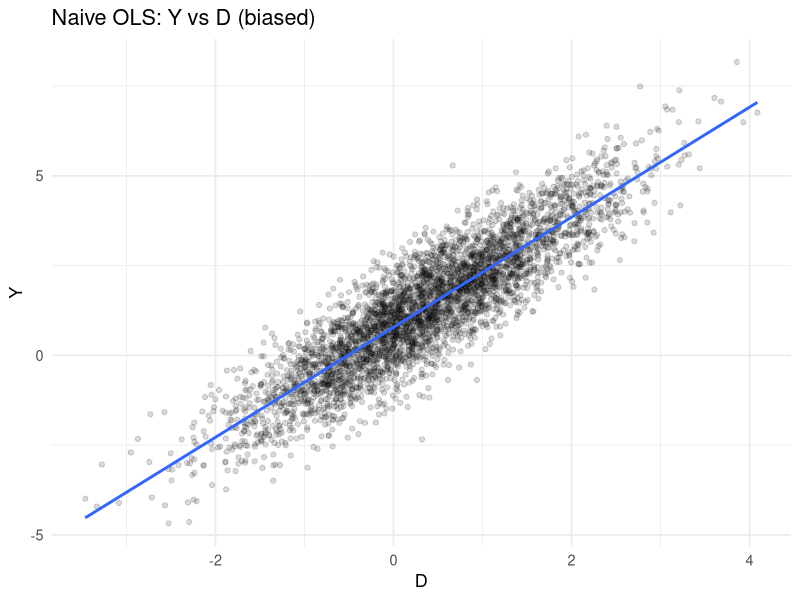
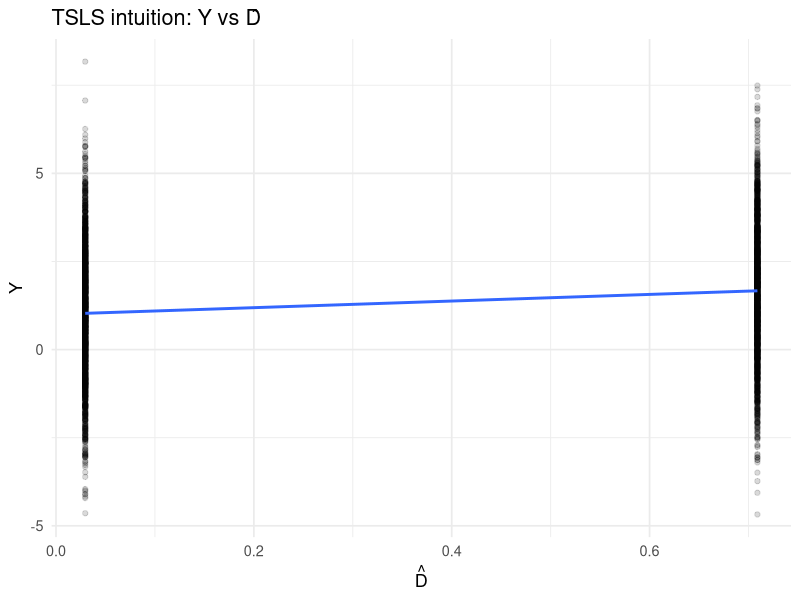
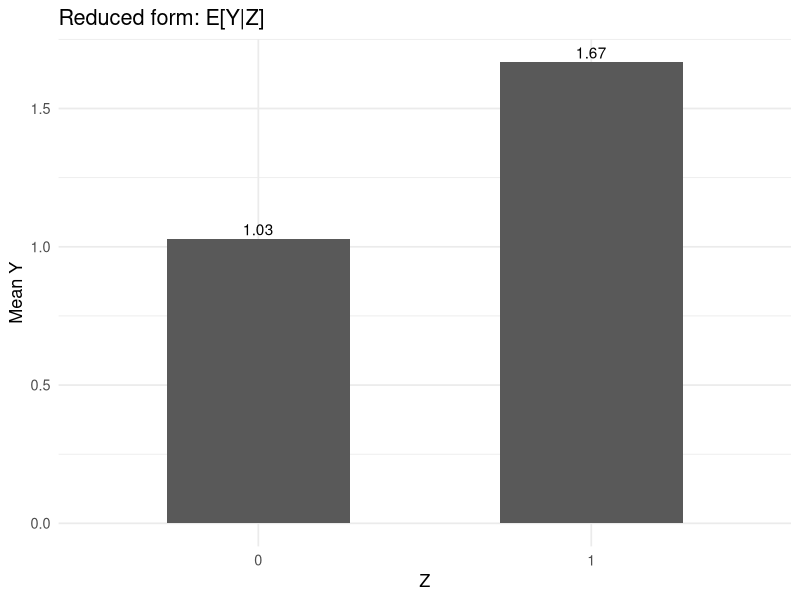
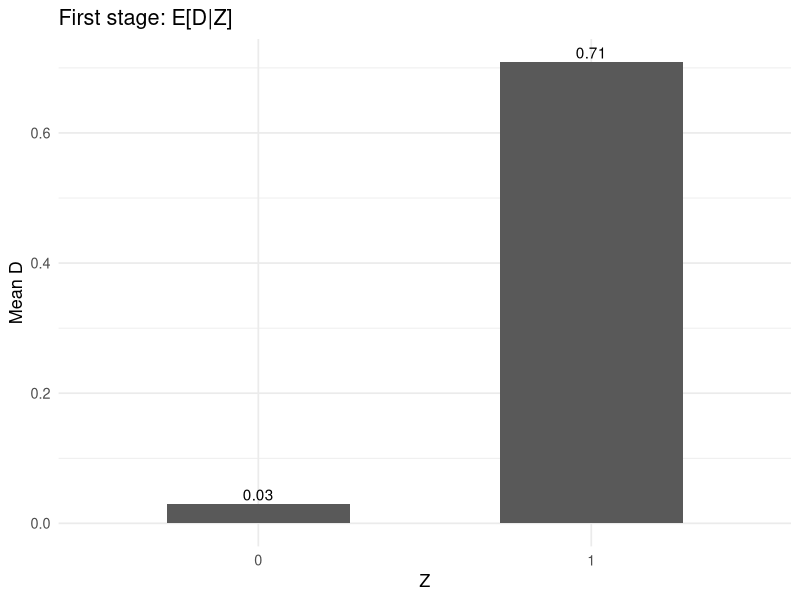
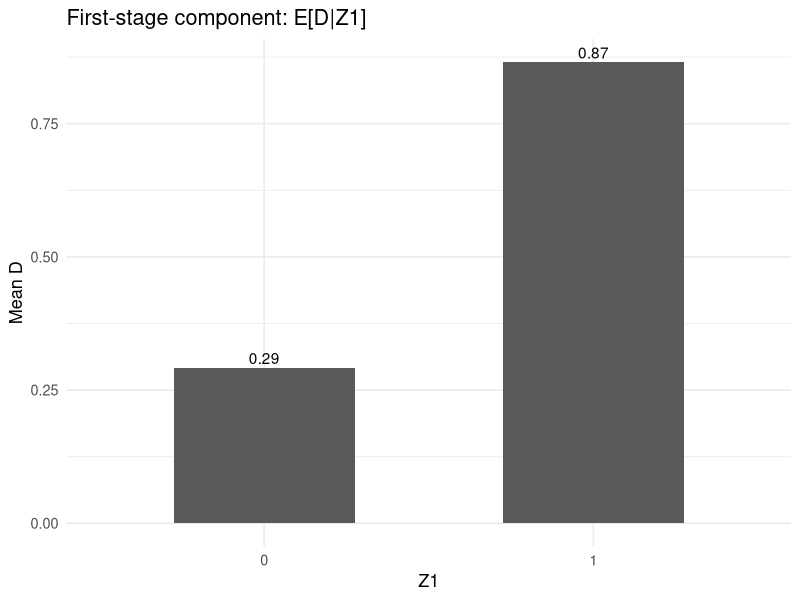
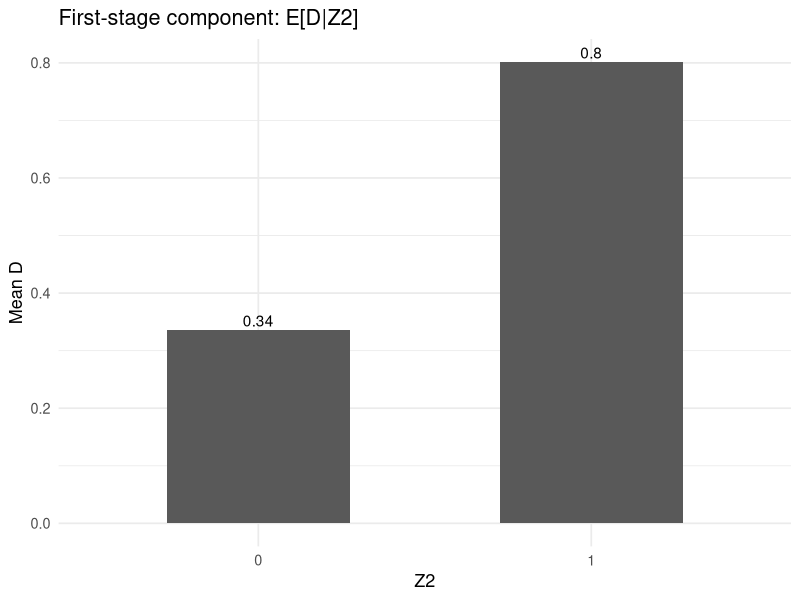
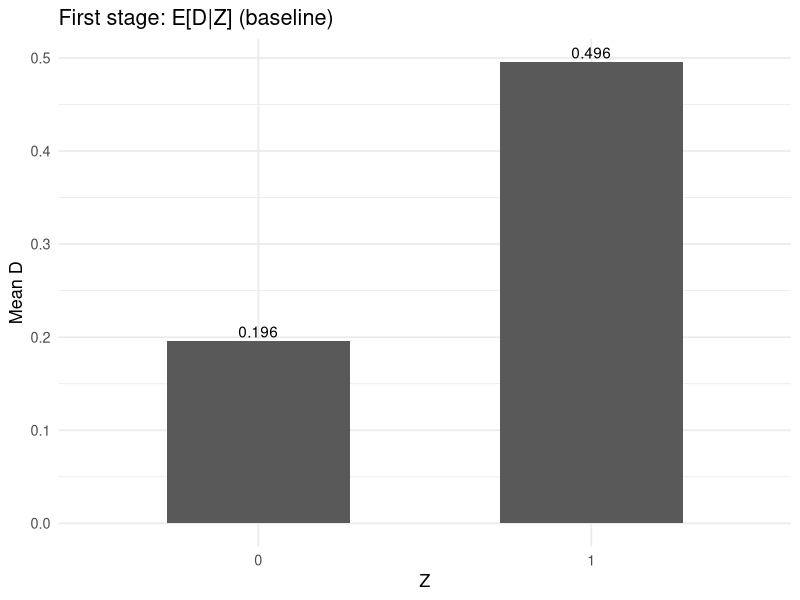
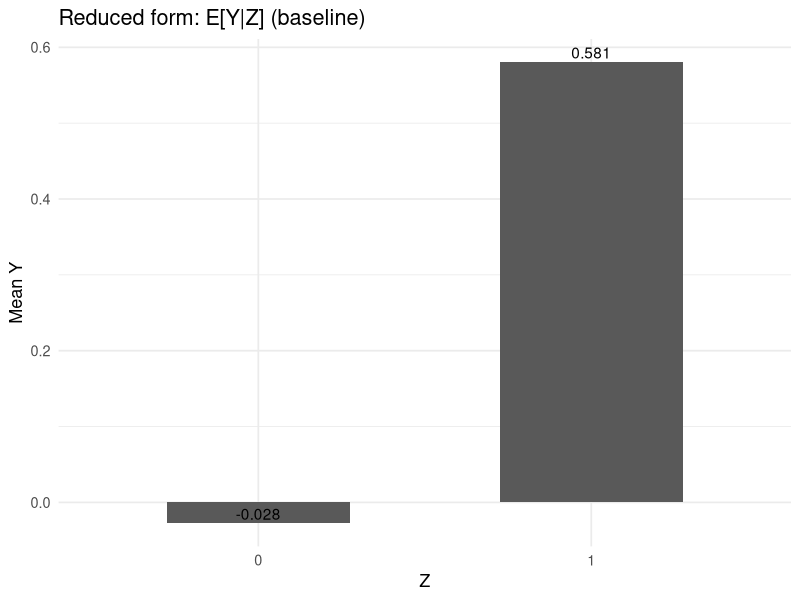

Generate these figures, in order, with R:
## ---- chunk 1
knitr::opts_chunk$set(fig.width=7, fig.height=4.6, dpi=120)
pkgs <- c("AER","MASS","sandwich","lmtest","ggplot2","dplyr","broom")
for (p in pkgs) if (!requireNamespace(p, quietly = TRUE)) {
  install.packages(p, repos = "https://cloud.r-project.org")
}
suppressPackageStartupMessages({
  library(AER)        # ivreg (2SLS)
  library(MASS)       # mvrnorm (simulation)
  library(sandwich)   # vcovHC for robust SEs
  library(lmtest)     # coeftest
  library(ggplot2)    # plots
  library(dplyr)      # data wrangling
  library(broom)      # tidy summaries
})
set.seed(1)
theme_set(theme_minimal(base_size = 13))
## ---- chunk 2
# Structural parameters
n  <- 5000
a1 <- 0; b1 <- -0.8; t1 <- 1.0  # demand: Qd = a1 + b1*P + t1*Zd + u1  (b1 < 0)
a2 <- 0; b2 <-  0.6; t2 <- 1.0  # supply: Qs = a2 + b2*P + t2*Zs + u2  (b2 > 0)

Zd <- rnorm(n)                  # demand shifter (e.g., income)
Zs <- rnorm(n)                  # supply shifter (e.g., cost)
u1 <- rnorm(n)                  # demand shock
u2 <- rnorm(n)                  # supply shock

# Market equilibrium: solve Qd = Qs for P, then compute Q (slides p. 8)
P <- (a2 - a1 + t2*Zs - t1*Zd + u2 - u1) / (b1 - b2)   # <-- endogenous in u1 & u2
Q <- a1 + b1*P + t1*Zd + u1                            # realized quantity at equilibrium

dat <- data.frame(Q, P, Zd, Zs, u1, u2)
## ---- chunk 3
c(cor_P_u1 = cor(dat$P, dat$u1),   # corr(P, demand shock)   <-- nonzero
  cor_P_u2 = cor(dat$P, dat$u2))   # corr(P, supply shock)   <-- nonzero
## ---- chunk 4
ols_demand_like <- lm(Q ~ P + Zd, data = dat)  # includes demand shifter
ols_supply_like <- lm(Q ~ P + Zs, data = dat)  # includes supply shifter
rbind(
  `True demand slope b1` = b1,
  `OLS slope on P in Q~P+Zd` = coef(ols_demand_like)["P"],
  `True supply slope  b2` = b2,
  `OLS slope on P in Q~P+Zs` = coef(ols_supply_like)["P"]
)
## ---- chunk 5
# Partial corr of P with demand error u1, given Zd
p_resid_d <- resid(lm(P ~ Zd, data = dat))
c(partial_cor_Pu1_given_Zd = cor(p_resid_d, dat$u1))    # <-- still nonzero

# Partial corr of P with supply error u2, given Zs
p_resid_s <- resid(lm(P ~ Zs, data = dat))
c(partial_cor_Pu2_given_Zs = cor(p_resid_s, dat$u2))    # <-- still nonzero
## ---- chunk 6
# Identify demand: instrument P with Zs, include Zd as a control (belongs in demand)
iv_demand <- ivreg(Q ~ P + Zd | Zs + Zd, data = dat)   # <-- key IV spec for demand
# Identify supply: instrument P with Zd, include Zs as a control (belongs in supply)
iv_supply <- ivreg(Q ~ P + Zs | Zd + Zs, data = dat)   # <-- key IV spec for supply

list(
  demand_true_b1 = b1,
  demand_IV_b1   = coef(summary(iv_demand))["P","Estimate"],
  supply_true_b2 = b2,
  supply_IV_b2   = coef(summary(iv_supply))["P","Estimate"]
)
## ---- chunk 7
summary(iv_demand, diagnostics = TRUE)
summary(iv_supply, diagnostics = TRUE)
## ---- chunk 8
set.seed(2)
n   <- 10000
A   <- rnorm(n)             # unobserved ability (drives D and Y)
Z   <- rbinom(n, 1, 0.5)    # instrument (e.g., proximity/scholarship)
nu  <- rnorm(n)             # choice shock
eps <- rnorm(n)             # wage shock

# College choice: D* = g0 + g1*Z + gA*A + nu; D = 1{D* > 0}
g0 <- -0.2; g1 <- 0.8; gA <- 1.0
Dstar <- g0 + g1*Z + gA*A + nu
D     <- as.numeric(Dstar > 0)

# Wage equation: Y = beta*D + tau*A + eps
beta <- 0.0   # set to zero to highlight pure selection bias
tau  <- 1.0
Y    <- beta*D + tau*A + eps
dd   <- data.frame(Y, D, A, Z)
## ---- chunk 9
cat("cor(D, A) =", round(cor(dd$D, dd$A), 3), "\n")   # <-- selection present
summary(lm(Y ~ D, data = dd))$coef                    # OLS (biased)
summary(lm(Y ~ D + A, data = dd))$coef["D",, drop=FALSE]  # OLS controlling for A (unbiased if A observed)
fit_iv <- ivreg(Y ~ D | Z, data = dd)                 # IV using Z for D
c(true_beta = beta, iv_beta = coef(summary(fit_iv))["D","Estimate"])
summary(fit_iv, diagnostics = TRUE)$diagnostics       # first stage, weak-IV checks
## ---- chunk 10
n <- 4000
rho <- 0.6
Sigma <- matrix(c(1, rho, rho, 1), 2, 2)
eu <- MASS::mvrnorm(n, mu = c(0,0), Sigma = Sigma)
eps <- eu[,1]; u <- eu[,2]
Z   <- rbinom(n, 1, 0.5)   # instrument
pi  <- 0.7                 # first-stage strength
beta_true <- 1.0
D <- pi*Z + u
Y <- 1 + beta_true*D + eps
dat_iv <- data.frame(Y,D,Z)
## ---- chunk 11
# Wald = Cov(Y,Z)/Cov(D,Z) = slope(Y~Z) / slope(D~Z)  <-- slides Eq. (8)–(9)
wald <- cov(dat_iv$Y, dat_iv$Z) / cov(dat_iv$D, dat_iv$Z)
rfY  <- lm(Y ~ Z, data = dat_iv)
rfD  <- lm(D ~ Z, data = dat_iv)
rf_ratio <- coef(rfY)["Z"] / coef(rfD)["Z"]            # reduced-form ratio
fit_iv <- ivreg(Y ~ D | Z, data = dat_iv)              # TSLS equals Wald here
rbind(true_beta = beta_true, wald, reduced_form_ratio = rf_ratio, iv_tsls = coef(fit_iv)["D"])
## ---- chunk 12
fs <- lm(D ~ Z, data = dat_iv); dat_iv$Dhat <- fitted(fs)  # <-- first stage
p1 <- ggplot(dat_iv, aes(D, Y)) +
  geom_point(alpha=.15) + geom_smooth(method="lm", se=FALSE) +
  labs(title="Naive OLS: Y vs D (biased)", x="D", y="Y")
p2 <- ggplot(dat_iv, aes(Dhat, Y)) +
  geom_point(alpha=.15) + geom_smooth(method="lm", se=FALSE) +
  labs(title="TSLS intuition: Y vs D̂", x=expression(hat(D)), y="Y")
p1; p2
## ---- chunk 13
means <- dat_iv %>% group_by(Z) %>% summarise(Ybar=mean(Y), Dbar=mean(D))
pY <- ggplot(means, aes(factor(Z), Ybar)) +
  geom_col(width=.55) + geom_text(aes(label=round(Ybar,2)), vjust=-0.3) +
  labs(title="Reduced form: E[Y|Z]", x="Z", y="Mean Y")
pD <- ggplot(means, aes(factor(Z), Dbar)) +
  geom_col(width=.55) + geom_text(aes(label=round(Dbar,2)), vjust=-0.3) +
  labs(title="First stage: E[D|Z]", x="Z", y="Mean D")
pY; pD
## ---- chunk 14
Z2 <- rbinom(n, 1, 0.5)
D2 <- 0.6*Z + 0.5*Z2 + u
Y2 <- 1 + beta_true*D2 + eps
dat2 <- data.frame(Y=Y2, D=D2, Z1=Z, Z2=Z2)
fit_over <- ivreg(Y ~ D | Z1 + Z2, data = dat2)
summary(fit_over)$coef["D",, drop=FALSE]
summary(fit_over, diagnostics = TRUE)$diagnostics   # <-- first-stage F, Wu–Hausman, Sargan (homo)
## ---- chunk 15
means_Z1 <- dat2 %>% group_by(Z1) %>% summarise(Dbar=mean(D))
means_Z2 <- dat2 %>% group_by(Z2) %>% summarise(Dbar=mean(D))
pZ1 <- ggplot(means_Z1, aes(factor(Z1), Dbar)) +
  geom_col(width=.55) + geom_text(aes(label=round(Dbar,2)), vjust=-0.3) +
  labs(title="First-stage component: E[D|Z1]", x="Z1", y="Mean D")
pZ2 <- ggplot(means_Z2, aes(factor(Z2), Dbar)) +
  geom_col(width=.55) + geom_text(aes(label=round(Dbar,2)), vjust=-0.3) +
  labs(title="First-stage component: E[D|Z2]", x="Z2", y="Mean D")
pZ1; pZ2
## ---- chunk 16
inv_logit <- function(x) 1/(1+exp(-x))

simulate_late <- function(n = 20000,
                          p_c = 0.3, p_a = 0.2, p_n = NULL, p_d = 0.0,
                          tau_c = 2.0, tau_a = 0.0, tau_n = 0.0,
                          tau_sd = 0.4,           # heterogeneity around means
                          exclusion = 0.0,        # direct Z->Y effect (violates exclusion if != 0)
                          exog_k = 0.0,           # if > 0, Z depends on ability (violates exogeneity)
                          alpha_A = 1.0,          # ability effect on Y0
                          seed = 11) {
  if (is.null(p_n)) p_n <- 1 - p_c - p_a - p_d      # <-- auto-balance shares
  if (any(c(p_c, p_a, p_n, p_d) < 0)) stop("Strata shares must be nonnegative.")
  if (abs(p_c + p_a + p_n + p_d - 1) > 1e-8) stop("Strata shares must sum to 1.")
  set.seed(seed)

  A <- rnorm(n)                                     # latent trait
  # Instrument Z: exogenous if exog_k == 0; else P(Z=1) increases with A
  if (exog_k == 0) {
    Z <- rbinom(n, 1, 0.5)
  } else {
    pz <- inv_logit(exog_k * A)                     # <-- exogeneity violation knob
    Z  <- rbinom(n, 1, pz)
  }

  G <- sample(c("C","A","N","D"), size=n, replace=TRUE, prob=c(p_c, p_a, p_n, p_d))
  D0 <- as.numeric(G %in% c("A","D"))
  D1 <- as.numeric(G %in% c("A","C"))
  D  <- ifelse(Z==1, D1, D0)                        # realized treatment

  U  <- rnorm(n)
  Y0 <- alpha_A * A + U
  tau_bar <- ifelse(G=="C", tau_c, ifelse(G=="A", tau_a, tau_n))
  tau_i <- tau_bar + rnorm(n, 0, tau_sd)
  Y1 <- Y0 + tau_i

  Y  <- ifelse(D==1, Y1, Y0) + exclusion * Z        # <-- exclusion violation knob

  data.frame(Y, D, Z, G, Y0, Y1, tau_i, D0, D1, A,
             p_c=p_c, p_a=p_a, p_n=p_n, p_d=p_d, exclusion=exclusion, exog_k=exog_k)
}

summarise_late <- function(dat) {
  ITT_y <- with(dat, mean(Y[Z==1]) - mean(Y[Z==0]))
  ITT_d <- with(dat, mean(D[Z==1]) - mean(D[Z==0]))
  Wald  <- ITT_y / ITT_d                                 # <-- LATE under assumptions
  True_CATE <- with(dat, mean(Y1[G=="C"] - Y0[G=="C"]))
  fit_iv <- ivreg(Y ~ D | Z, data = dat)
  fs     <- lm(D ~ Z, data = dat)
  F1     <- tryCatch(summary(fs)$fstatistic[1], error=function(e) NA_real_)
  data.frame(ITT_y=ITT_y, ITT_d=ITT_d, Wald=Wald,
             True_Complier_ATE=True_CATE,
             IV_beta=coef(fit_iv)["D"],
             IV_se_HC1=sqrt(diag(vcovHC(fit_iv, type="HC1"))["D"]),
             FirstStage_F=as.numeric(F1))
}

plot_stage <- function(dat, title_suffix="") {
  means <- dat %>% group_by(Z) %>% summarise(Dbar=mean(D), Ybar=mean(Y))
  pD <- ggplot(means, aes(factor(Z), Dbar)) +
    geom_col(width=.55) + geom_text(aes(label=sprintf("%.3f", Dbar)), vjust=-0.3) +
    labs(title=paste0("First stage: E[D|Z] ", title_suffix), x="Z", y="Mean D")
  pY <- ggplot(means, aes(factor(Z), Ybar)) +
    geom_col(width=.55) + geom_text(aes(label=sprintf("%.3f", Ybar)), vjust=-0.3) +
    labs(title=paste0("Reduced form: E[Y|Z] ", title_suffix), x="Z", y="Mean Y")
  list(pD=pD, pY=pY)
}

plot_tau <- function(dat, title="Complier treatment effects (τ)") {
  cate <- with(dat, mean(Y1[G=="C"] - Y0[G=="C"]))     # dashed line
  ITTy <- with(dat, mean(Y[Z==1]) - mean(Y[Z==0]))
  ITTd <- with(dat, mean(D[Z==1]) - mean(D[Z==0]))
  ggplot(dat %>% filter(G=="C"), aes(tau_i)) +
    geom_histogram(bins=30) +
    geom_vline(xintercept=cate, linetype=2) +
    geom_vline(xintercept=ITTy/ITTd, linetype=3) +
    labs(title=title, subtitle="Dashed = true complier ATE; dotted = Wald ratio",
         x=expression(tau[i]), y="Count")
}
## ---- chunk 17
dat0 <- simulate_late(p_d=0, exclusion=0, exog_k=0, seed=10)
summarise_late(dat0)
plot_stage(dat0, "(baseline)")
plot_tau(dat0)
## ---- chunk 18
dat_rel <- simulate_late(p_c=0.02, p_d=0, exclusion=0, exog_k=0, seed=12)  # very few compliers
summarise_late(dat_rel)   # FirstStage_F falls; Wald unstable (denominator ≈ 0)
plot_stage(dat_rel, "(weak instrument)")
## ---- chunk 19
dat_exc <- simulate_late(p_d=0, exclusion=0.4, exog_k=0, seed=13)          # add direct channel
summarise_late(dat_exc)   # Wald/IV depart from True_Complier_ATE
plot_stage(dat_exc, "(exclusion violated)")
## ---- chunk 20
dat_exo <- simulate_late(p_d=0, exclusion=0, exog_k=1.0, alpha_A=1.0, seed=14)  # Z depends on A
summarise_late(dat_exo)
with(dat_exo, c(E_A_Z1 = mean(A[Z==1]), E_A_Z0 = mean(A[Z==0]), diff = mean(A[Z==1]) - mean(A[Z==0])))
plot_stage(dat_exo, "(exogeneity violated)")
## ---- chunk 21
dat_mon <- simulate_late(p_d=0.15, exclusion=0, exog_k=0, seed=22)         # introduce defiers
summarise_late(dat_mon)    # Wald mixes complier & defier effects; may flip sign
plot_stage(dat_mon, "(monotonicity violated)")
## ---- chunk 22
bind_rows(
  mutate(summarise_late(dat0),  Scenario="Baseline (all hold)"),
  mutate(summarise_late(dat_rel), Scenario="Relevance violated"),
  mutate(summarise_late(dat_exc), Scenario="Exclusion violated"),
  mutate(summarise_late(dat_exo), Scenario="Exogeneity violated"),
  mutate(summarise_late(dat_mon), Scenario="Monotonicity violated")
) %>%
  select(Scenario, ITT_y, ITT_d, Wald, True_Complier_ATE, IV_beta, FirstStage_F)
